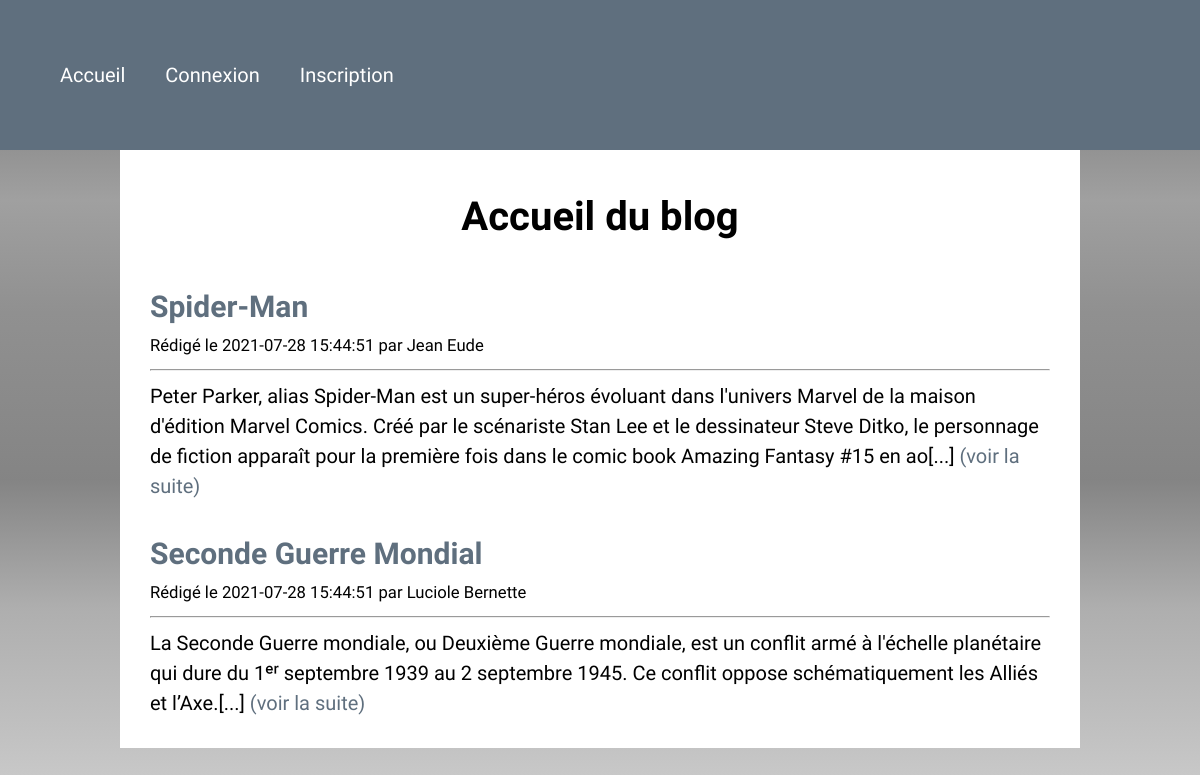
The page / on the database its author committed.
### tables this page shows
CREATE TABLE `posts` (
  `id` int(11) NOT NULL,
  `title` varchar(100) NOT NULL,
  `content` text NOT NULL,
  `author_id` int(11) NOT NULL,
  `creation_date` datetime NOT NULL,
  `category_id` int(11) NOT NULL
);

CREATE TABLE `users` (
  `id` int(11) NOT NULL,
  `firstname` varchar(100) NOT NULL,
  `lastname` varchar(100) NOT NULL,
  `email` varchar(100) DEFAULT NULL,
  `password` varchar(60) DEFAULT NULL
);

### index.php (called while the page is built, shortened)
<?php
require 'models/post.php';
$db = getConnection();
$posts = getPosts($db);
require 'html/layout.phtml';

### models/user.php (called while the page is built, shortened)
<?php
function isAuth(): bool
{
    return isset($_SESSION['auth']);
}

### models/post.php (called while the page is built, shortened)
<?php
function getPosts(PDO $connection): array
{
    $query = $connection->prepare('
        SELECT posts.id, title, content, posts.creation_date, firstname, lastname, name
        FROM posts
        INNER JOIN users ON users.id = posts.author_id
        INNER JOIN categories ON categories.id = posts.category_id
        ORDER BY creation_date DESC
    ');
    $query->execute();
    return $query->fetchAll();
}

### html/index.phtml (the view)
<h1 class="text-center">Accueil du blog</h1>
<ul class="post-list">
    <?php foreach ($posts as $post): ?>
        <li>
            <article class="post">
                <header>
                    <h2><a href="show_post.php?id=<?= $post['id'] ?>"><?= htmlspecialchars($post['title']) ?></a></h2>
                    <small>Rédigé le <?= $post['creation_date'] ?> par <?= $post['firstname'] ?> <?= $post['lastname'] ?></small>
                </header>
                <hr>
                <?= substr(htmlspecialchars($post['content']), 0, 300) ?>[...] <a href="show_post.php?id=<?= $post['id'] ?>">(voir la suite)</a>
            </article>
        </li>
    <?php endforeach ?>
</ul>

### html/layout.phtml (shortened to what this page needs)
<?php require_once 'models/user.php' ?>
<!doctype html>
<html lang="en">
<head>
    <link rel="stylesheet" href="https://cdnjs.cloudflare.com/ajax/libs/font-awesome/5.15.2/css/all.min.css" />
    <link rel="stylesheet" href="css/main.css">
</head>
<body>
    <header class="navbar navbar-primary">
        <nav>
            <ul>
                <li><a href="index.php">Accueil</a></li>
                <?php if (isAuth()): ?>
                    <li><a href="admin.php">Administration</a></li>
                    <li><a href="logout.php">Déconnexion</a></li>
                <?php else: ?>
                    <li><a href="login.php">Connexion</a></li>
                    <li><a href="register.php">Inscription</a></li>
                <?php endif ?>
            </ul>
        </nav>
    </header>
    <main class="container">
        <?php require $template . '.phtml' ?>
    </main>
</body>
</html>

### css/main.css (style rules this page uses)
* { box-sizing: border-box; }
:root { --color-primary: #5f6f7e; --color-success: #28a745; --color-danger: #dc3545; }
html { font-size: 62.5%; }
body { font-family: 'Indie Flower', cursive; font-size: 2rem; line-height: 1.5; background: rgba(102,102,102,1); background: -moz-linear-gradient(top, rgba(102,102,102,1) 0%, rgba(120,120,120,0.91) 12%, rgba(138,138,138,0.81) 25%, rgba(97,97,97,0.7) 39%, rgba(59,59,59,0.6) 51%, rgba(23,23,23,0.53) 60%, rgba(59,59,59,0.41) 76%, rgba(38,38,38,0.29) 91%, rgba(23,23,23,0.22) 100%); background: -webkit-gradient(left top, left bottom, color-stop(0%, rgba(102,102,102,1)), color-stop(12%, rgba(120,120,120,0.91)), color-stop(25%, rgba(138,138,138,0.81)), color-stop(39%, rgba(97,97,97,0.7)), color-stop(51%, rgba(59,59,59,0.6)), color-stop(60%, rgba(23,23,23,0.53)), color-stop(76%, rgba(59,59,59,0.41)), color-stop(91%, rgba(38,38,38,0.29)), color-stop(100%, rgba(23,23,23,0.22))); background: -webkit-linear-gradient(top, rgba(102,102,102,1) 0%, rgba(120,120,120,0.91) 12%, rgba(138,138,138,0.81) 25%, rgba(97,97,97,0.7) 39%, rgba(59,59,59,0.6) 51%, rgba(23,23,23,0.53) 60%, rgba(59,59,59,0.41) 76%, rgba(38,38,38,0.29) 91%, rgba(23,23,23,0.22) 100%); background: -o-linear-gradient(top, rgba(102,102,102,1) 0%, rgba(120,120,120,0.91) 12%, rgba(138,138,138,0.81) 25%, rgba(97,97,97,0.7) 39%, rgba(59,59,59,0.6) 51%, rgba(23,23,23,0.53) 60%, rgba(59,59,59,0.41) 76%, rgba(38,38,38,0.29) 91%, rgba(23,23,23,0.22) 100%); background: -ms-linear-gradient(top, rgba(102,102,102,1) 0%, rgba(120,120,120,0.91) 12%, rgba(138,138,138,0.81) 25%, rgba(97,97,97,0.7) 39%, rgba(59,59,59,0.6) 51%, rgba(23,23,23,0.53) 60%, rgba(59,59,59,0.41) 76%, rgba(38,38,38,0.29) 91%, rgba(23,23,23,0.22) 100%); background: linear-gradient(to bottom, rgba(102,102,102,1) 0%, rgba(120,120,120,0.91) 12%, rgba(138,138,138,0.81) 25%, rgba(97,97,97,0.7) 39%, rgba(59,59,59,0.6) 51%, rgba(23,23,23,0.53) 60%, rgba(59,59,59,0.41) 76%, rgba(38,38,38,0.29) 91%, rgba(23,23,23,0.22) 100%); filter: progid:DXImageTransform.Microsoft.gradient( startColorstr='#666666', endColorstr='#171717', GradientType=0 ); background-repeat: no-repeat; margin: 0; min-height: 100vh; }
.container { width: 80%; margin: 0 auto; background-color: white; padding: 0.5em; }
.navbar { display: flex; flex-wrap: wrap; padding: 2em 0; align-items: center; }
.navbar-primary { background-color: var(--color-primary); }
.navbar nav { flex: 1; }
.navbar nav ul { display: flex; list-style: none; align-items: center; }
.navbar nav ul li { margin: 0 1em; }
.navbar a { color: white; text-decoration: none; transition: all 0.25s; }
.text-center { text-align: center; }
a { color: var(--color-primary); text-decoration: none; transition: all 0.25s; }
.post-list { list-style: none; margin: 0; padding: 0; }
.post { padding: 0.5em; margin: 0.5em; }
.post h2 { margin: 0; }

### rows shown on the page
posts: title "Spider-Man", creation_date "2021-07-28 15:44:51", author.firstname "Jean", author.lastname "Eude", content "Peter Parker, alias Spider-Man est un super-héros évoluant dans l'univers Marvel de la maison d'édition Marvel Comics. Créé par le scénariste Stan Lee et le dessinateur Steve Ditko, le personnage de fiction apparaît pour la première fois dans le comic book Amazing Fantasy #15 en ao"
posts: title "Seconde Guerre Mondial", creation_date "2021-07-28 15:44:51", author.firstname "Luciole", author.lastname "Bernette", content "La Seconde Guerre mondiale, ou Deuxième Guerre mondiale, est un conflit armé à l'échelle planétaire qui dure du 1ᵉʳ septembre 1939 au 2 septembre 1945. Ce conflit oppose schématiquement les Alliés et l’Axe."
